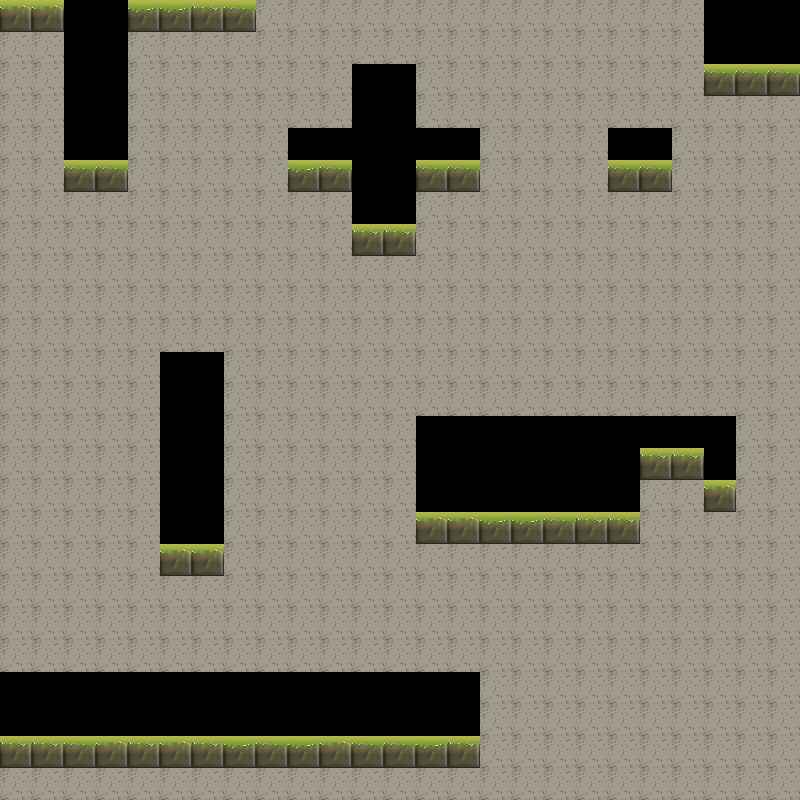

A 2D game scene composited from a Tiled map and its tileset images. What follows is a short description and the map's XML, with each tile layer's data collapsed to a summary:
An orthogonal 25x25 tile map with 32x32 px tiles, 3 tile layers (Floor, Walls, wallcover), 5 tilesets.

<map version="1.0" orientation="orthogonal" width="25" height="25" tilewidth="32" tileheight="32">
 <tileset firstgid="1" name="floor" tilewidth="32" tileheight="32">
  <image source="mapTileSet/CS185BloxTop32_4x4.png" width="128" height="128" />
 </tileset>
 <tileset firstgid="17" name="walls" tilewidth="32" tileheight="32">
  <image source="mapTileSet/CS185BloxSide32_6x16.png" width="512" height="192" />
 </tileset>
 <tileset firstgid="113" name="decorations1" tilewidth="32" tileheight="32">
  <image source="mapTileSet/CS185DecorationsSide32_3x5.png" width="160" height="96" />
  <tile id="0">
   <properties>
    <property name="name" value="grass" />
   </properties>
  </tile>
  <tile id="1">
   <properties>
    <property name="name" value="grass" />
   </properties>
  </tile>
  <tile id="2">
   <properties>
    <property name="name" value="grass" />
   </properties>
  </tile>
  <tile id="3">
   <properties>
    <property name="name" value="grass" />
   </properties>
  </tile>
 </tileset>
 <tileset firstgid="128" name="darkblocks" tilewidth="32" tileheight="32">
  <image source="mapTileSet/FezBlox.jpg" width="500" height="500" />
 </tileset>
 <tileset firstgid="353" name="Untitled" tilewidth="32" tileheight="32">
  <image source="mapTileSet/Untitled.png" width="44" height="44" />
 </tileset>
 <layer name="Floor" width="25" height="25">
  <data>[625 cells, 625 non-empty, 1 distinct tile ids]</data>
 </layer>
 <layer name="Walls" width="25" height="25">
  <data>[625 cells, 145 non-empty, 2 distinct tile ids]</data>
 </layer>
 <layer name="wallcover" width="25" height="25">
  <data>[625 cells, 46 non-empty, 4 distinct tile ids]</data>
 </layer>
</map>
